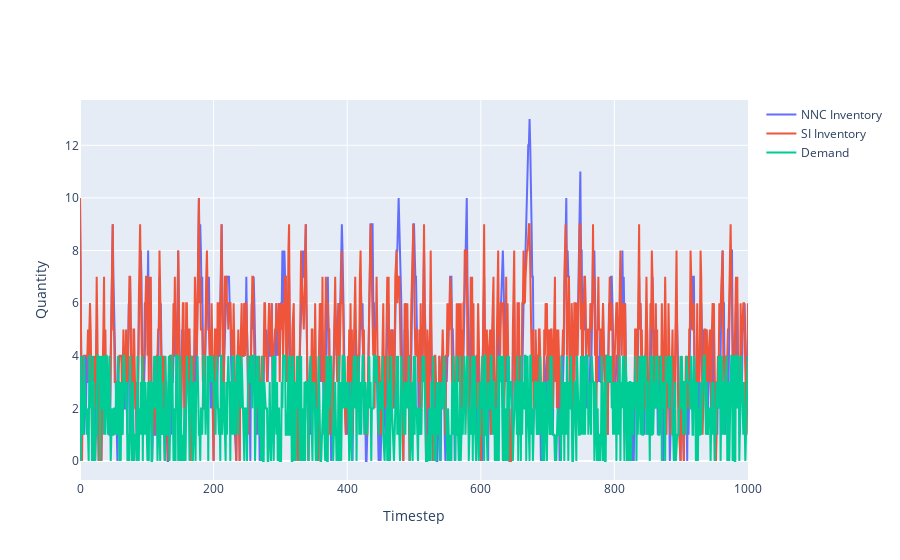

Notebook code for this chart:
### Code cell
a = go.Scatter(y=nn_inv, name='NNC Inventory')
b = go.Scatter(y=cdi_inv, name='SI Inventory')
c = go.Scatter(y=[x.detach().item() for x in fixed_demands], name='Demand',
               x=torch.arange(1, 1001).tolist() )
fig = go.Figure([a,b, c])
fig.layout.xaxis.title = 'Timestep'
fig.layout.yaxis.title = 'Quantity'
fig

### Figure 1 — Plotly figure (JSON) as saved in the notebook; plotly's stock layout.template omitted (floating-point values rounded to 4 significant figures; data arrays with more than 128 entries replaced by an {"elided": "..."} marker saying what was removed)
{"data": [{"name": "NNC Inventory", "type": "scatter", "y": {"elided": "1001 int values"}}, {"name": "SI Inventory", "type": "scatter", "y": {"elided": "1001 int values"}}, {"name": "Demand", "type": "scatter", "x": {"elided": "1000 int values"}, "y": {"elided": "1000 int values"}}], "layout": {"autosize": true, "xaxis": {"autorange": true, "range": [0, 1000], "title": {"text": "Timestep"}, "type": "linear"}, "yaxis": {"autorange": true, "range": [-0.7222, 13.72], "title": {"text": "Quantity"}, "type": "linear"}}}
